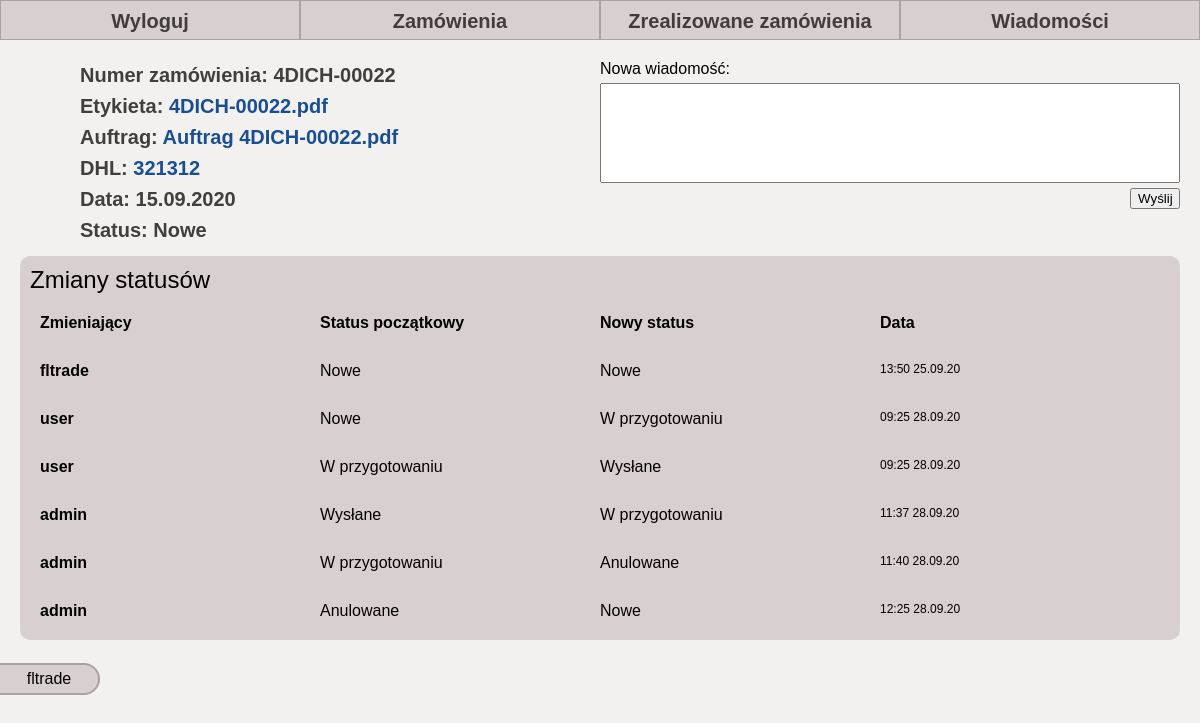
Page /31/ (signed in) on the committed database.
### page/models.py (models this page shows, shortened)
class ActiveOrder(models.Model):
    owner = models.ForeignKey(Group, on_delete=models.CASCADE, default=None)
    order_number = models.CharField(max_length=14, unique=True, default=None)
    pub_date = models.CharField(max_length=10, default=None)
    order_statuses = [('1', 'Nowe'),
                      ('2', 'W przygotowaniu'),
                      ('3', 'Wysłane'),
                      ('4', 'Zakończone'),
                      ('5', 'Anulowane')]
    order_status = models.CharField(max_length=1, choices=order_statuses, default=order_statuses[0])
    image = models.CharField(max_length=20, default='?')
    divided = models.CharField(max_length=8, default='?')
    tracking_number = models.CharField(max_length=22, default='?')

class OrderStatusChange(models.Model):
    order = models.ForeignKey(ActiveOrder, on_delete=models.CASCADE, default=None)
    date = models.CharField('date', default='09:03 25.09.20',
                            max_length=16)
    change_owner = models.CharField(max_length=20, default=None)
    previous_state = models.CharField(max_length=1, choices=ActiveOrder.order_statuses, default=None)
    new_state = models.CharField(max_length=1, choices=ActiveOrder.order_statuses, default=None)

### page/views.py (the view)
# urls.py: path('<int:order_id>/', views.details, name='details'),
@login_required(login_url='')
def details(request, order_id):
    if request.user.groups.filter(name="prod_admin"):
        messages.info(request, 'Nie masz dostępu do tej strony')
        return redirect(add_user)
    try:
        order = ActiveOrder.objects.get(pk=order_id)
        status_changes = OrderStatusChange.objects.filter(order=order)
        status = ActiveOrder.order_statuses[int(order.order_status) - 1][1]
        form = AddMessageForm(request.POST)
        admin = False
        if request.user.groups.filter(name='administracja').exists():
            admin = True
        notification = len(Notification.objects.filter(user=request.user))
    except ActiveOrder.DoesNotExist:
        if request.user.groups.filter(name='administracja').exists():
            return redirect(admin_orders, current_page=1)
        elif request.user.groups.filter(name='druk').exists():
            return redirect(user_orders, current_page=1)
    else:
        return render(request, 'page/details.html', {'order': order, 'form': form, 'status': status,
                                                     'status_changes': status_changes, 'notification': notification,
                                                     'admin': admin})

### page/forms.py
class AddMessageForm(forms.Form):
    message_text = forms.CharField(max_length=200, widget=forms.Textarea(attrs={'cols': 40, 'rows': 6}),
                                   label="Nowa wiadomość")

### templates/page/details.html (shortened to what this page needs)
<!DOCTYPE html>
<html lang="en">
<head>
        {% load static %}
    <link rel="stylesheet" type="text/css" href="{% static 'page/style.css' %}">
    <link rel="stylesheet" type="text/css" href="{% static 'page/details.css' %}">
</head>
<body>
    <nav class="navbar">
        <ul class="navbar__list">
            <li class="navbar__item">
                <a class="navbar__link" href="{% url 'logout_user' %}">Wyloguj</a>
            </li>
            <li class="navbar__item">
                <a href="{% url 'orders_admin' 1 %}" class="navbar__link">Zamówienia</a>
            </li>
            <li class="navbar__item">
                <a class="navbar__link" href="{% url 'archive_admin' 1 %}">Zrealizowane zamówienia</a>
            </li>
            {% if notification > 0 %}
            <li class="navbar__item">
                <a class="navbar__link navbar__link--new" href="{% url 'inbox' %}">Wiadomości</a>
            </li>
            {% else %}
            <li class="navbar__item">
                <a class="navbar__link" href="{% url 'inbox' %}">Wiadomości</a>
            </li>
            {% endif %}
        </ul>
    </nav>
    <section class="order">
        <ul class="order__list">
            <li class="order__element">Numer zamówienia: {{order.order_number}}</li>
            <li class="order__element">Etykieta:
                <a class="order__element--link" target="_blank" href="https://z4l.pl/Auftrag_szkielka/{{order.order_number}}.pdf">{{order.order_number}}.pdf</a>
            </li>
            <li class="order__element">Auftrag:
                <a class="order__element--link" target="_blank" href="https://z4l.pl/Auftrag_szkielka/Auftrag%20{{order.order_number}}.pdf">Auftrag {{order.order_number}}.pdf</a>
            </li>
            {% if admin %}
            <li class="order__element">DHL:
                <a class="order__element--link" target="_blank" href="https://www.dhl.com/en/express/tracking.html?AWB={{order.tracking_number}}&brand=DHL">{{order.tracking_number}}</a>
            </li>
            {% endif %}
            <li class="order__element">Data: {{order.pub_date}}</li>
            <li class="order__element">Status: {{status}}</li>
        </ul>
        <form class="order__message form" action="{% url 'add_message' order.order_number %}" method="post">
            {{ form }}
            <input class="form__submit" type="submit" value="Wyślij">
        </form>
        {% if status_changes %}
        <div class="statuses">
            <h1 class="statuses__title">Zmiany statusów</h1>
            <div class="statuses__state">
                <p class="statuses__item statuses__item--head">Zmieniający</p>
                <p class="statuses__item statuses__item--head">Status początkowy</p>
                <p class="statuses__item statuses__item--head" >Nowy status</p>
                <p class="statuses__item statuses__item--head">Data</p>
            </div>
            {% for change in status_changes %}
                <div class="statuses__state">
                        <p class="statuses__item statuses__op">{{change.change_owner}}</p>
                    {% for status in order.order_statuses %}
                        {% if change.previous_state == status.0 %}
                            <p class="statuses__item statuses__status">{{status.1}}</p>
                        {% endif %}
                    {% endfor %}
                    {% for status in order.order_statuses %}
                        {% if change.new_state == status.0 %}
                        <p class="statuses__item statuses__status">{{status.1}}</p>
                        {% endif %}
                    {% endfor %}
                        <p class="statuses__item statuses__date statuses__date--center">{{change.date}}</p>
                </div>
            {% endfor %}
        </div>
        {% endif %}
    </section>
    <footer class="footer">
        <p class="footer__text">{{ request.user.username }}</p>
    </footer>
</body>
</html>

### page/static/page/style.css (style rules this page uses)
html { box-sizing: border-box; font-size: 16px; font-family: Arial; }
*, *:before, *:after { box-sizing: inherit; }
body, h1, h2, h3, h4, h5, h6, p, ol, ul { margin: 0; padding: 0; font-weight: normal; }
a { color: black; text-decoration: none; font-weight: bold; }
ol, ul { list-style: none; }
body { width: 100%; background: #F2F1EF; }
.navbar { display: block; width: 100%; height: 40px; background: b1a6a4; }
.navbar__list { width: 100%; height: 100%; display: flex; }
.navbar__item { border: 1px solid #aba19f; width: 100%; height: 100%; text-align: center; flex-grow: 1; }
.navbar__link { display: block; background: #d8cfd0; width: 100%; line-height: 40px; height: 100%; color: #413d3d; font-size: 20px; transition: background .1s linear; }
.navbar__link--new { animation-name: example; animation-duration: 1s; animation-iteration-count: infinite; animation-direction: alternate; color: #413d3d; }
.footer { position: sticky; bottom: 0px; padding: 5px; border-radius: 0 20px 20px 0; width: 100px; background: #d8cfd0; border-top: 2px solid #aba19f; border-right: 2px solid #aba19f; border-bottom: 2px solid #aba19f; margin-top: 3px; }
.footer__text { font-size: 16px; display: block; text-align: center; }

### page/static/page/details.css (style rules this page uses)
.order { padding: 20px; display: grid; grid-template-columns: 1fr 1fr; }
.order__list { padding-left: 5vw; font-size: 20px; font-weight: bold; align-self: center; }
.order__element { padding: 4px 0; color: #413f3d; }
.order__element--link { color: #194f92; }
.form { display: flex; flex-direction: column; }
.form textarea { resize: none; height: 100px; width: 100%; font-family: Verdana; padding: 10px; font-size: 16px; margin: 5px 0; }
.form__submit { width: 50px; align-self: flex-end; }
.statuses { padding: 10px; margin-top: 10px; grid-column: 1 / -1; background: #d8cfd0; border-radius: 10px; }
.statuses__state { margin-top: 10px; padding: 10px; border-radius: 10px; display: grid; grid-template-columns: 1fr 1fr 1fr 1fr; justify-content: space-between; }
.statuses__item--head { font-weight: bold; }
.statuses__op { font-weight: bold; }
.statuses__date { font-size: 12px; }

### rows in the picture
ActiveOrder: order_number "4DICH-00022", tracking_number "321312", pub_date "15.09.2020"
OrderStatusChange: change_owner "fltrade", status "Nowe", status "Nowe", date "13:50 25.09.20"
OrderStatusChange: change_owner "user", status "Nowe", status "W przygotowaniu", date "09:25 28.09.20"
OrderStatusChange: change_owner "user", status "W przygotowaniu", status "Wysłane", date "09:25 28.09.20"
OrderStatusChange: change_owner "admin", status "Wysłane", status "W przygotowaniu", date "11:37 28.09.20"
OrderStatusChange: change_owner "admin", status "W przygotowaniu", status "Anulowane", date "11:40 28.09.20"
OrderStatusChange: change_owner "admin", status "Anulowane", status "Nowe", date "12:25 28.09.20"

### other values in the picture
{{ status }} "Nowe"
{{ request.user.username }} "fltrade"
